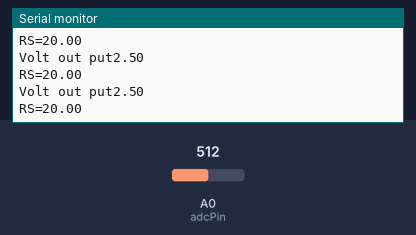
Bench run of a sketch on a simulated Arduino Uno, built with avr-gcc and run on an emulated ATmega328P. Parts: the last lines printed to the serial monitor. The test bench sets the inputs (shaded band); at power-on: A0 (adcPin) = 512.

Above: at 3.2 s.
3.3 s: A0 (adcPin) set to 0
At 3.82 s:
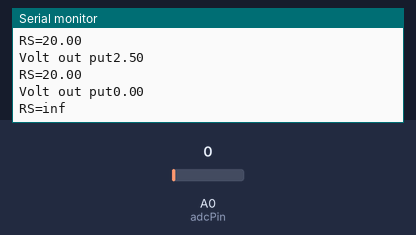
5.5 s: A0 (adcPin) set to 122
At 5.82 s:
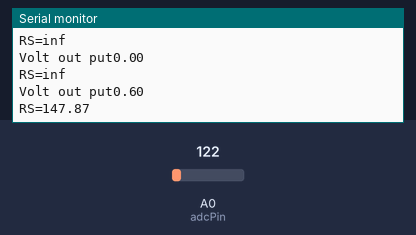
Timing chart, 0 to 8.5 s (numbered marks = the images above; inputs shaded):
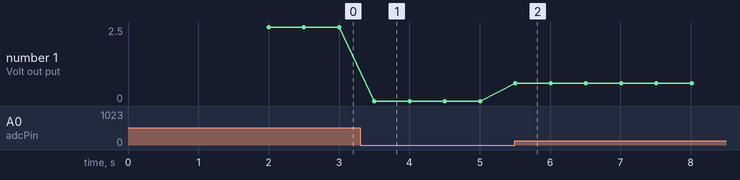

Measured:
- after the input at 3.3 s, the serial monitor: prints a new line after 0.20 s (image 1)
- after the input at 5.5 s, the serial monitor: prints a new line at once (image 2)
- plotted number 1: 2.5 → 0 after the input at 3.3 s, 0 → 0.6 after the input at 5.5 s

The sketch:

MQ-2.ino
```cpp
int adcPin = 0;
int adcValue = 0;
float v;
float rs,ppm;
void setup ()
{
      Serial.begin (9600);
      delay (2000);
}
void loop ()
{
      adcValue = analogRead(adcPin);
      v = adcValue*(5.00/1024);
      rs=(100-(20.00*v))/v;
      Serial.print("Volt out put");
      Serial.println (v);
      Serial.print("RS=");
      Serial.println (rs); //ถ้าค่า rs น้อย เพราะมีแก๊สไวไฟโดนขดลวด
      delay(500);
}
```
